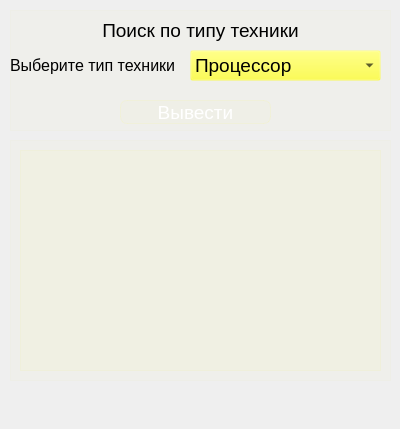
<?xml version="1.0" encoding="UTF-8"?>
<ui version="4.0">
 <class>wndw_search_by_type</class>
 <widget class="QDialog" name="wndw_search_by_type">
  <property name="geometry">
   <rect>
    <x>0</x>
    <y>0</y>
    <width>400</width>
    <height>429</height>
   </rect>
  </property>
  <property name="windowTitle">
   <string>Dialog</string>
  </property>
  <property name="styleSheet">
   <string notr="true">background-color: qlineargradient(
        spread:pad, x1:0, y1:0, x2:1, y2:1, 
        stop:0 rgba(139,0,255, 20), 
        stop:1 rgba(115,102,189, 40));</string>
  </property>
  <widget class="QFrame" name="frm_table_search_by_type">
   <property name="geometry">
    <rect>
     <x>10</x>
     <y>140</y>
     <width>381</width>
     <height>241</height>
    </rect>
   </property>
   <property name="styleSheet">
    <string notr="true">background-color: rgba(254,254,34, 5)</string>
   </property>
   <property name="frameShape">
    <enum>QFrame::Shape::StyledPanel</enum>
   </property>
   <property name="frameShadow">
    <enum>QFrame::Shadow::Raised</enum>
   </property>
   <widget class="QTableView" name="tv_search_by_type">
    <property name="geometry">
     <rect>
      <x>10</x>
      <y>10</y>
      <width>361</width>
      <height>221</height>
     </rect>
    </property>
    <property name="styleSheet">
     <string notr="true">background-color: rgba(254,254,34, 10)</string>
    </property>
   </widget>
  </widget>
  <widget class="QFrame" name="frm_search_by_type">
   <property name="geometry">
    <rect>
     <x>10</x>
     <y>10</y>
     <width>381</width>
     <height>121</height>
    </rect>
   </property>
   <property name="styleSheet">
    <string notr="true">background-color: rgba(254,254,34, 5)</string>
   </property>
   <property name="frameShape">
    <enum>QFrame::Shape::StyledPanel</enum>
   </property>
   <property name="frameShadow">
    <enum>QFrame::Shadow::Raised</enum>
   </property>
   <widget class="QLabel" name="lbl_search_by_type">
    <property name="geometry">
     <rect>
      <x>20</x>
      <y>0</y>
      <width>341</width>
      <height>41</height>
     </rect>
    </property>
    <property name="maximumSize">
     <size>
      <width>16777215</width>
      <height>60</height>
     </size>
    </property>
    <property name="font">
     <font>
      <pointsize>14</pointsize>
     </font>
    </property>
    <property name="styleSheet">
     <string notr="true">background-color: none;
border: none;</string>
    </property>
    <property name="text">
     <string>Поиск по типу техники</string>
    </property>
    <property name="alignment">
     <set>Qt::AlignmentFlag::AlignCenter</set>
    </property>
   </widget>
   <widget class="QLabel" name="lbl_enter_type">
    <property name="geometry">
     <rect>
      <x>0</x>
      <y>40</y>
      <width>171</width>
      <height>31</height>
     </rect>
    </property>
    <property name="font">
     <font>
      <pointsize>12</pointsize>
     </font>
    </property>
    <property name="styleSheet">
     <string notr="true">background-color: none;
border:none;</string>
    </property>
    <property name="text">
     <string>Выберите тип техники</string>
    </property>
   </widget>
   <widget class="QPushButton" name="pb_show">
    <property name="geometry">
     <rect>
      <x>110</x>
      <y>90</y>
      <width>151</width>
      <height>24</height>
     </rect>
    </property>
    <property name="font">
     <font>
      <pointsize>14</pointsize>
     </font>
    </property>
    <property name="styleSheet">
     <string notr="true">QPushButton {
color: white;
backgroung-color: rgba(254,254,34, 30);
border: 1px solid rgba(254,254,34, 20);
border-radius: 7px;
}

QPushButton:hover {
background-color: rgba(254,254,34, 40);
}

QPushButton:pressed {
background-color: rgba(254,254,34, 70);
}</string>
    </property>
    <property name="text">
     <string>Вывести</string>
    </property>
   </widget>
   <widget class="QComboBox" name="cb_type_tech">
    <property name="geometry">
     <rect>
      <x>180</x>
      <y>40</y>
      <width>191</width>
      <height>31</height>
     </rect>
    </property>
    <property name="font">
     <font>
      <pointsize>14</pointsize>
     </font>
    </property>
    <item>
     <property name="text">
      <string>Процессор</string>
     </property>
    </item>
    <item>
     <property name="text">
      <string>Материнская плата</string>
     </property>
    </item>
    <item>
     <property name="text">
      <string>Видеокарта</string>
     </property>
    </item>
    <item>
     <property name="text">
      <string>Оперативная память</string>
     </property>
    </item>
    <item>
     <property name="text">
      <string>SSD</string>
     </property>
    </item>
    <item>
     <property name="text">
      <string>Жёсткий диск</string>
     </property>
    </item>
    <item>
     <property name="text">
      <string>Блок питания</string>
     </property>
    </item>
    <item>
     <property name="text">
      <string>Корпус</string>
     </property>
    </item>
   </widget>
  </widget>
 </widget>
 <resources/>
 <connections/>
</ui>
